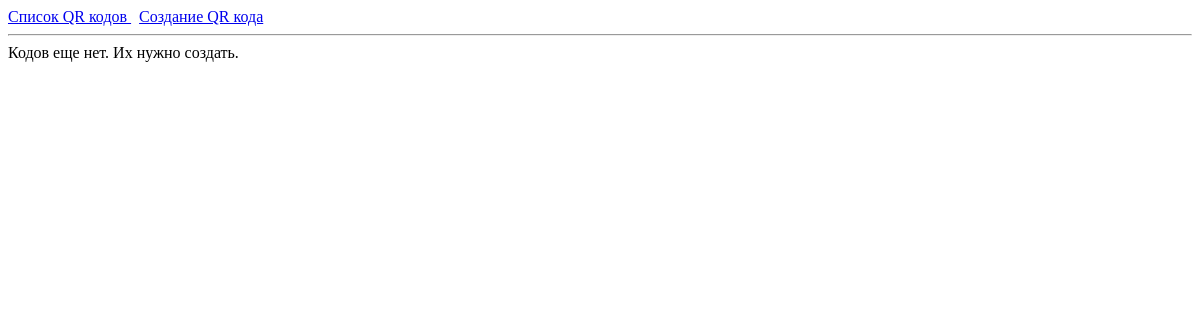
Before: /qr/ with the older database file.
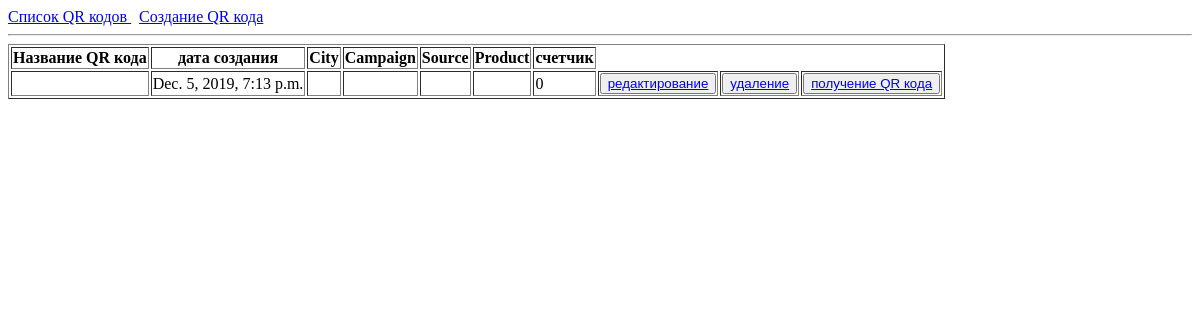
After: the same page with the newer database file.
### qr_code/apps/qr_list/models.py (models this page shows, shortened)
class List(models.Model):
	qr_date = models.DateTimeField('дата создания', auto_now_add=True, db_index=True)
	qr_name = models.CharField('Название QR кода', max_length=100, null=False, blank=True, db_index=True)
	qr_city = models.CharField('City', max_length=100, null=False, blank=True, )
	qr_campaign = models.CharField('Campaign', max_length=100, null=False, blank=True, )
	qr_source = models.CharField('Source', max_length=100, null=False, blank=True, )
	qr_product = models.CharField('Product', max_length=100, null=False, blank=True, )
	qr_quantity = models.IntegerField('счетчик', default=0, null=False, blank=True)
	slug = models.SlugField('слаг', unique=True, blank=True)
	class Meta:
		ordering = ('-qr_date',)
	def get_absolute_url(self):
		return reverse('qr_detail_url', kwargs={'slug':self.slug})
	def get_update_url(self):
		return reverse('qr_update_url', kwargs={'slug':self.slug})
	def get_delete_url(self):
		return reverse('qr_delete_url', kwargs={'slug':self.slug})
	def get_detail_url(self):
		return reverse('qr_detail_url', kwargs={'slug':self.slug})

### qr_code/apps/qr_list/views.py (the view)
# urls.py: path('', views.base_page, name='base_page'),
def base_page(request):
	latest_list = List.objects.all()
	return render(request, 'qr_list/qr_list.html', {'latest_list':latest_list})

### qr_code/templates/qr_list/qr_list.html (shortened to what this page needs)
{% extends 'qr_list/base.html' %}
{% block content %}
{% if latest_list %}
<table border="1">
<tr>
<th>Название QR кода</th>
<th>дата создания</th>
<th>City</th>
<th>Campaign</th>
<th>Source</th>
<th>Product</th>
<th>счетчик</th>
</tr>
	{% for a  in latest_list %}
	<tr >
		<td ><a href="{{a.get_absolute_url}}">{{a.qr_name}}</a></td>
		<td><a>{{a.qr_date}}</a></td>
		<td><a>{{a.qr_city}}</a></td>
		<td><a>{{a.qr_campaign}}</a></td>
		<td><a>{{a.qr_source}}</a></td>
		<td><a>{{a.qr_product}}</a></td>
		<td><a>{{a.qr_quantity}}</a></td>
		<td><button><a href="{{a.get_update_url}}">редактирование</a></button></td>
		<td><button><a href="{{a.get_delete_url}}">удаление</a></button></td>
		<td><button><a href="{{a.get_detail_url}}">получение QR кода</a></button></td>
	</tr>
	{% endfor %}
 </table>
{% else %}
Кодов еще нет. Их нужно создать.
{% endif %}
{% endblock %}

Changed rows visible on the page:
added List: qr_date "Dec. 5, 2019, 7:13 p.m.", qr_quantity "0"
Other visible differences:
text no longer shown: "Кодов еще нет. Их нужно создать."
text now shown: "Название QR кода дата создания City Campaign Source Product счетчик"
